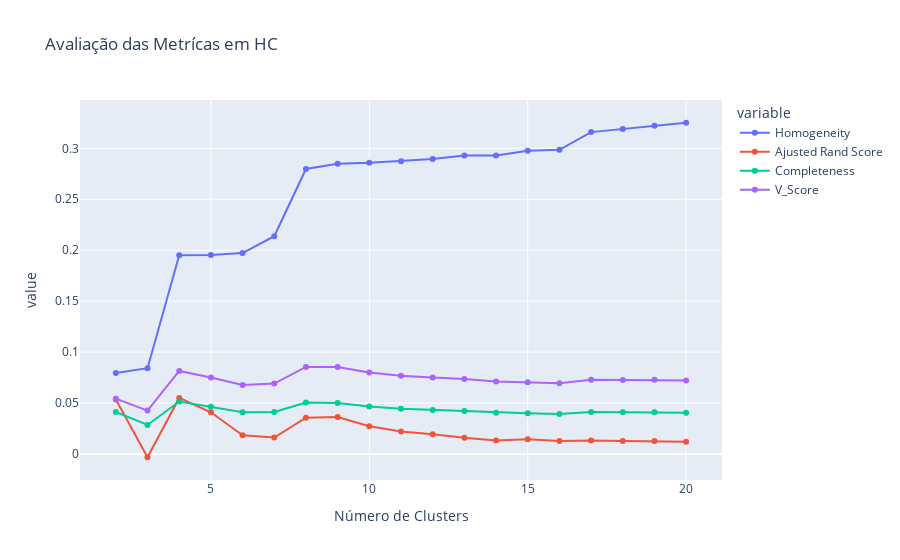

Notebook code cell kept with this figure:
### Markdown cell above
* Comparando métricas de desempenho Hierarchical:

### Code cell
graph = px.line(df_hc, x=range(2,21), y=['Homogeneity', 'Ajusted Rand Score', 'Completeness', 'V_Score'], markers=True, labels={
                     "x": "Número de Clusters",
                     "y": "Pontuação"
                 },
                title="Avaliação das Metrícas em HC")
graph.write_image('./graphs/metricas_hc.png')
graph.show()

### Figure 1 — Plotly figure (JSON) as saved in the notebook; plotly's stock layout.template omitted (floating-point values rounded to 4 significant figures)
{"data": [{"hovertemplate": "variable=Homogeneity<br>Número de Clusters=%{x}<br>value=%{y}<extra></extra>", "legendgroup": "Homogeneity", "line": {"color": "#636efa", "dash": "solid"}, "marker": {"symbol": "circle"}, "mode": "markers+lines", "name": "Homogeneity", "orientation": "v", "showlegend": true, "type": "scatter", "x": [2, 3, 4, 5, 6, 7, 8, 9, 10, 11, 12, 13, 14, 15, 16, 17, 18, 19, 20], "xaxis": "x", "y": [0.07952, 0.0842, 0.1951, 0.1953, 0.1972, 0.2137, 0.2797, 0.2848, 0.2859, 0.2873, 0.2894, 0.2928, 0.2929, 0.2975, 0.2985, 0.3159, 0.319, 0.3222, 0.3251], "yaxis": "y"}, {"hovertemplate": "variable=Ajusted Rand Score<br>Número de Clusters=%{x}<br>value=%{y}<extra></extra>", "legendgroup": "Ajusted Rand Score", "line": {"color": "#EF553B", "dash": "solid"}, "marker": {"symbol": "circle"}, "mode": "markers+lines", "name": "Ajusted Rand Score", "orientation": "v", "showlegend": true, "type": "scatter", "x": [2, 3, 4, 5, 6, 7, 8, 9, 10, 11, 12, 13, 14, 15, 16, 17, 18, 19, 20], "xaxis": "x", "y": [0.05353, -0.003171, 0.05506, 0.04098, 0.01839, 0.0162, 0.03559, 0.03631, 0.02723, 0.02214, 0.01934, 0.01591, 0.01336, 0.01438, 0.01269, 0.01324, 0.01281, 0.01266, 0.01201], "yaxis": "y"}, {"hovertemplate": "variable=Completeness<br>Número de Clusters=%{x}<br>value=%{y}<extra></extra>", "legendgroup": "Completeness", "line": {"color": "#00cc96", "dash": "solid"}, "marker": {"symbol": "circle"}, "mode": "markers+lines", "name": "Completeness", "orientation": "v", "showlegend": true, "type": "scatter", "x": [2, 3, 4, 5, 6, 7, 8, 9, 10, 11, 12, 13, 14, 15, 16, 17, 18, 19, 20], "xaxis": "x", "y": [0.04123, 0.02854, 0.05156, 0.04649, 0.04091, 0.04123, 0.05044, 0.05015, 0.04655, 0.04431, 0.04317, 0.04214, 0.04044, 0.04001, 0.03931, 0.04123, 0.041, 0.04103, 0.04059], "yaxis": "y"}, {"hovertemplate": "variable=V_Score<br>Número de Clusters=%{x}<br>value=%{y}<extra></extra>", "legendgroup": "V_Score", "line": {"color": "#ab63fa", "dash": "solid"}, "marker": {"symbol": "circle"}, "mode": "markers+lines", "name": "V_Score", "orientation": "v", "showlegend": true, "type": "scatter", "x": [2, 3, 4, 5, 6, 7, 8, 9, 10, 11, 12, 13, 14, 15, 16, 17, 18, 19, 20], "xaxis": "x", "y": [0.0543, 0.04263, 0.08156, 0.0751, 0.06776, 0.06912, 0.08546, 0.08528, 0.08007, 0.07677, 0.07513, 0.07367, 0.07107, 0.07053, 0.06947, 0.07294, 0.07265, 0.07279, 0.07217], "yaxis": "y"}], "layout": {"legend": {"title": {"text": "variable"}, "tracegroupgap": 0}, "title": {"text": "Avaliação das Metrícas em HC"}, "xaxis": {"anchor": "y", "domain": [0, 1], "title": {"text": "Número de Clusters"}}, "yaxis": {"anchor": "x", "domain": [0, 1], "title": {"text": "value"}}}}
